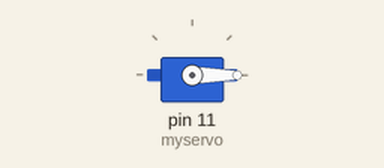
This sketch was run on a simulated Arduino Uno, built with avr-gcc and run on an emulated ATmega328P. On the bench: servo.

Above: at 0.05 s.
At 4.05 s:
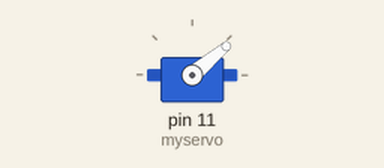
At 8.05 s:
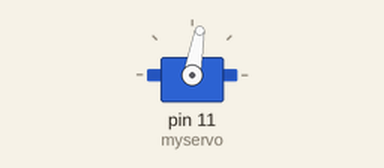
At 16.15 s:
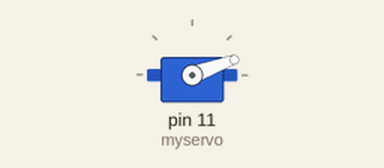
Timing chart, 0 to 23.7 s (numbered marks = the images above):
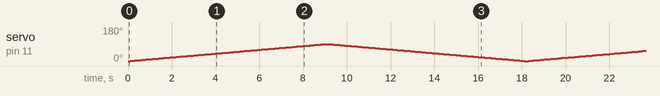

The sketch:

Servo_Motor.ino
```cpp
#include<Servo.h>

int pos=0; // variable to store the servo position

Servo myservo;         // create servo object to control a servo
// twelve servo objects can be created on most boards

void setup() {
  // put your setup code here, to run once:
   myservo.attach(11);   // attaches the servo on pin 9 to the servo object
}

void loop() {
  // put your main code here, to run repeatedly:
    for(pos =0;pos<=90;pos++){        // goes from 0 degrees to 90 degrees
      myservo.write(pos);          // tell servo to go to position in variable 'pos'
      delay(100);          // waits 20ms for the servo to reach the position
    }
    for(pos =90;pos>=0;pos--){        // goes from 90 degrees to 0 degrees
      myservo.write(pos);          // tell servo to go to position in variable 'pos'
      delay(100);      // waits 20ms for the servo to reach the position
    }
}
```
